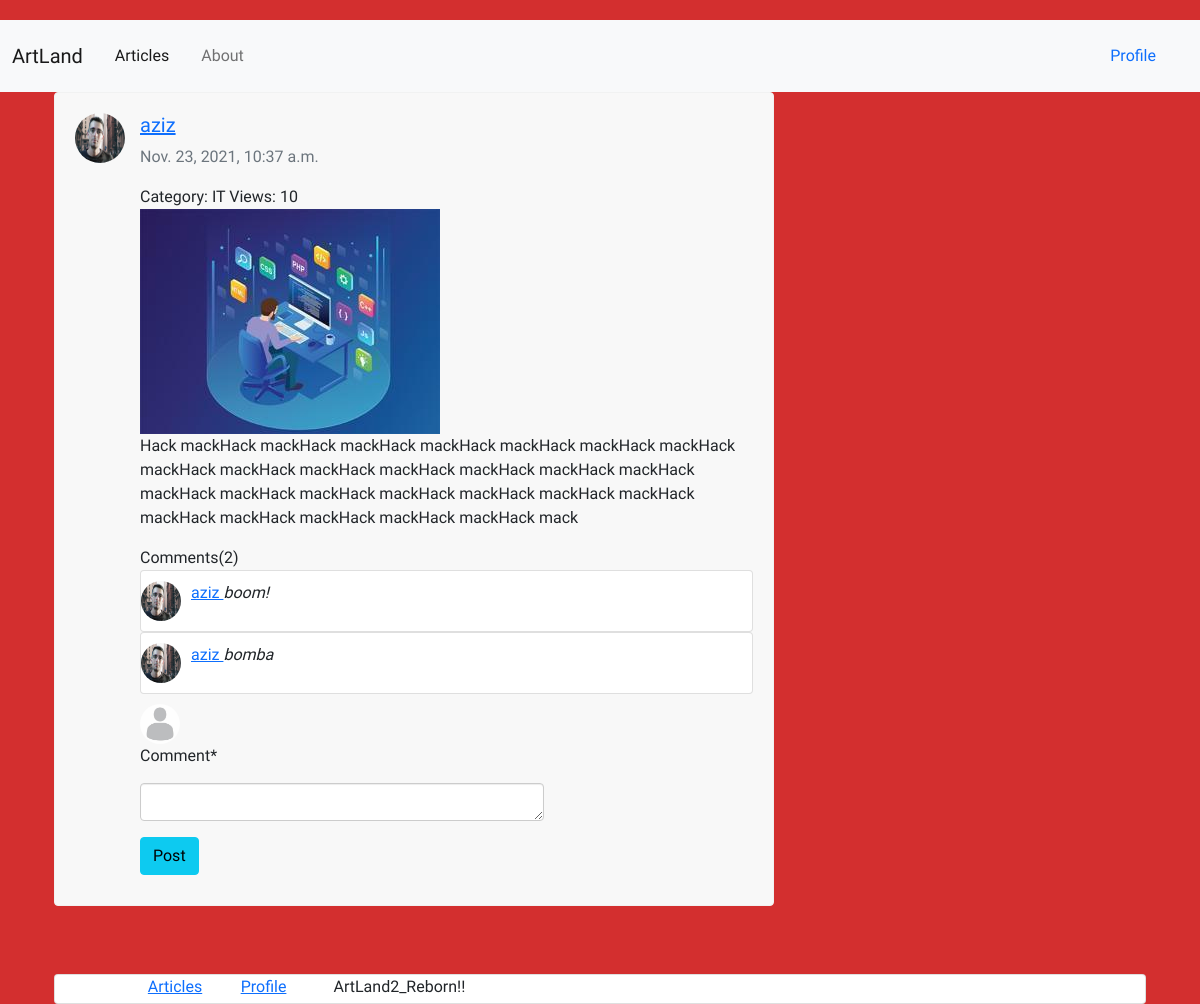
The page /5/ (signed in) on the database its author committed.
### article/models.py (models this page shows, shortened)
class Article(models.Model):
    views = IntegerField('Views', default=0)
    title = models.CharField(verbose_name="başlıq", max_length=50)
    author = models.ForeignKey(User, verbose_name="müəllif", on_delete=models.CASCADE, related_name="articles")
    category = models.ForeignKey('Category',verbose_name='Kateqoriya', on_delete=models.CASCADE, related_name='articles')
    content = models.TextField(verbose_name='məzmun', max_length=5000)
    created_at = models.DateTimeField('yaradılma tarixi', auto_now_add=True)
    updated_at = models.DateTimeField('sonuncu dəfə yenilənib', auto_now= True)
    drafted = models.BooleanField('qaralama', default=False)
    is_active = models.BooleanField(default=True)
    photo = models.ImageField('şəkil', upload_to = photo_upload, blank=True)
    def save(self, *args, **kwargs):
        from PIL import Image
        super().save(*args, **kwargs)
        if self.photo:
            img = Image.open(self.photo.path)
            if img.height > 300 or img.width > 300:
                output_size = (300, 300)
                img.thumbnail(output_size)
        img.save(self.photo.path)

class Category(models.Model):
    name = models.CharField(verbose_name='Kateqoriya:', max_length=50)

class Comment(models.Model):
    article = models.ForeignKey(Article, on_delete=CASCADE, related_name='comments')
    author = models.ForeignKey(User, related_name='comments', on_delete=CASCADE)
    body = models.TextField('Comment', max_length=500)
    created_at = models.DateTimeField('Created at', auto_now_add=True)
    updated_at = models.DateTimeField('Updated at', auto_now=True)
    is_active = models.BooleanField('Active', default=True)
    class Meta:
        ordering = ('-created_at',)

### user/models.py (models this page shows, shortened)
class Profile(models.Model):
    user = models.OneToOneField(User, on_delete = models.CASCADE)
    bio = models.TextField('Biography', max_length=250, blank=True, null = True)
    photo = models.ImageField('Photo',upload_to = photo_upload, default = "profile_images/default_avatar.jpg", blank=True)
    birthDay = models.DateField('Birth Day', null = True)
    SEX_CHOICES = [('Male', 'Male'),
        ('Female', 'Female'),
        ('Empty', 'Do not Show')]
    SEX = models.CharField('Sex', choices=SEX_CHOICES, max_length=10, default='x')
    is_active = models.BooleanField("Active", default=True)
    registration_date = models.DateField('User registration date',auto_now_add=True, null=True)

### article/views.py (the view, shortened to what this page needs)
# urls.py: path('<int:pk>/', ArtDetail.as_view(), name='art_detail'),
class ArtDetail(View):
    template_name = 'article/about.html'
    def increment_view(self, article):
        article.views = F('views') + 1
        article.save()
        article.refresh_from_db()
    def get(self, request, pk):
        article = get_object_or_404(Article, id = pk)
        comments = article.comments.filter(is_active = True)
        comment_form = CommentForm()
        context = {'article': article, 'comments': comments, "comment_form":comment_form}
        self.increment_view(article)
        return render(request, template_name = self.template_name, context = context)

### article/forms.py
class CommentForm(forms.ModelForm):
    class Meta:
        model = Comment
        fields = ['body']

### templates/article/about.html (shortened to what this page needs)
{% extends 'base.html' %}
{% block body %}
{% load crispy_forms_tags %}
<link href="https://maxcdn.bootstrapcdn.com/font-awesome/4.3.0/css/font-awesome.min.css" rel="stylesheet">
<div class="container">
    <div class="row">
        <div class="col-md-8">
            <div class="post-content">
              <div class="post-container">
                <img src="{{article.author.profile.photo.url}}" alt="user" class="profile-photo-md pull-left">
                <div class="post-detail">
                  <div class="user-info">
                    <h5><a href="{% url 'user' article.author.username %}" class="profile-link">{{article.author.username}}</a></h5>
                    <p class="text-muted">{{article.created_at}}</p>
                    <span >Category: {{article.category.name}}</span>
                    <span >Views: {{article.views}}</span>
                  </div>
                  <div class="post-text">
                  {% if article.photo %}
                    <img src="{{article.photo.url}}" alt = "art-photo"> </img>
                  {% endif %}
                    <p>{{article.content}}  </p>
                  </div>
{% if user.is_authenticated %}
  {% include 'article/_comments.html' %}
{% else %}
                    <span class="info">
                        You have to <a href = "{% url 'register' %}">register</a> or <a href = "{% url 'login' %}">log in</a> for comment!
                    </span>
{% endif %}
                </div>
              </div>
            </div>
        </div>
    </div>
</div>
{% endblock body %}

### templates/article/_comments.html (shortened to what this page needs)
{% load crispy_forms_tags %}
<span>Comments({{article.comments.count}})</span>
{% for comment in comments %}
  <div class="card">
    <div class="post-comment">
      <img src="{{comment.author.profile.photo.url}}" alt="" class="profile-photo-sm">
      <p>
        <a href="{% url 'user' comment.author.username %}" class="card-title profile-link">{{comment.author.username}} </a>
        <i class="em em-laughing">
          {{comment.body}}
        </i>
      </p>
    </div>
  </div>
{% empty %}
<div class="card">
  <span>There are no comments. Be the first!!</span>
</div>
{% endfor %}
<div class="post-comment" class="form-control" >
  <form method = "POST">
      <img src="{{user.profile.photo.url}}" alt="" class="profile-photo-sm">
      {{comment_form | crispy}}
      <button class="btn btn-info btn-primary"> Post </button>
  </form>
</div>

### article/static/css/comments.css (style rules this page uses)
body { background-color: #D32F2F; font-family: 'Calibri', sans-serif !important }

### templates/article/about.html (style rules this page uses)
body { margin-top:20px; }
.post-content { background: #f8f8f8; border-radius: 4px; width: 100%; border: 1px solid #f1f2f2; margin-bottom: 20px; overflow: hidden; position: relative; }
.post-content .post-container { padding: 20px; }
.post-content .post-container .post-detail { margin-left: 65px; position: relative; }
.post-content .post-container .post-detail .post-text { line-height: 24px; margin: 0; }
.post-content .post-container .post-detail .post-comment { display: inline-flex; margin: 10px auto; width: 100%; }
.post-content .post-container .post-detail .post-comment img.profile-photo-sm { margin-right: 10px; }
.post-content .post-container .post-detail .post-comment .form-control { height: 30px; border: 1px solid #ccc; box-shadow: inset 0 1px 1px rgba(0,0,0,.075); margin: 7px 0; min-width: 0; }
img.profile-photo-md { height: 50px; width: 50px; border-radius: 50%; }
img.profile-photo-sm { height: 40px; width: 40px; border-radius: 50%; }

### rows shown on the page
Article: author.profile.photo (picture), author.username "aziz", created_at "Nov. 23, 2021, 10:37 a.m.", category.name "IT", views "10", photo (picture), content "Hack mackHack mackHack mackHack mackHack mackHack mackHack mackHack mackHack mackHack mackHack mackHack mackHack mackHack mackHack mackHack mackHack mackHack mackHack mackHack mackHack mackHack mackHack mackHack mackHack mackHack mackHack mack", comments.count "2"
Comment: author.profile.photo (picture), author.username "aziz", body "boom!"
Comment: author.profile.photo (picture), author.username "aziz", body "bomba"
